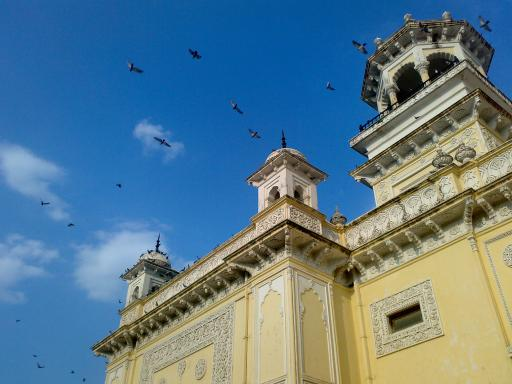
#> input picture Projects/Ejemplo histograma mono/Image/home.jpg, 512 x 384 px
$ jupyter execute Hist_mon.ipynb
#> lines starting #> are read from the running program, lines starting #| are printed output that depends on the picture
[cell 1]
import cv2 as cv
import matplotlib.pyplot as plt

[cell 2]
# Image Path
path_to_image = 'Image/home.jpg'

[cell 3]
# Open the image with openCV in gray scale(0 option)
img = cv.imread(path_to_image, 0)
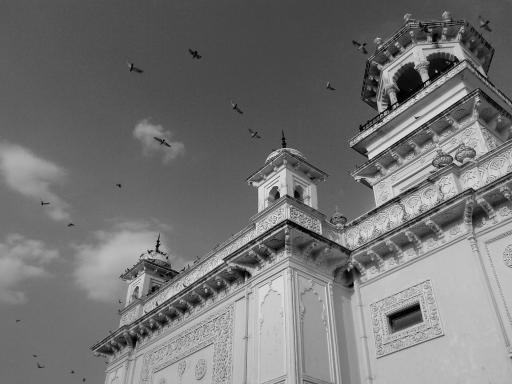
#> img: shape (384, 512); min 0, max 255, mean 116.2

[cell 4]
# Showing the image
plt.imshow(img, cmap="gray")
plt.show()

[cell 5]
# Calulate the histogram with frequencies from 0 to 255
plt.hist(img.ravel(), 255,[0,255])
plt.show()
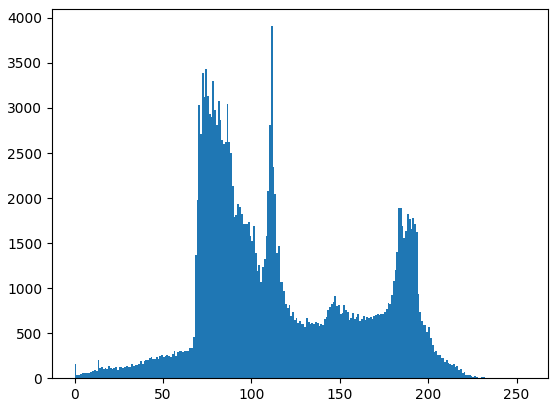
#> figure drawn by matplotlib, 1 panel; tallest bar 3908 high, from x = 111 to 112
